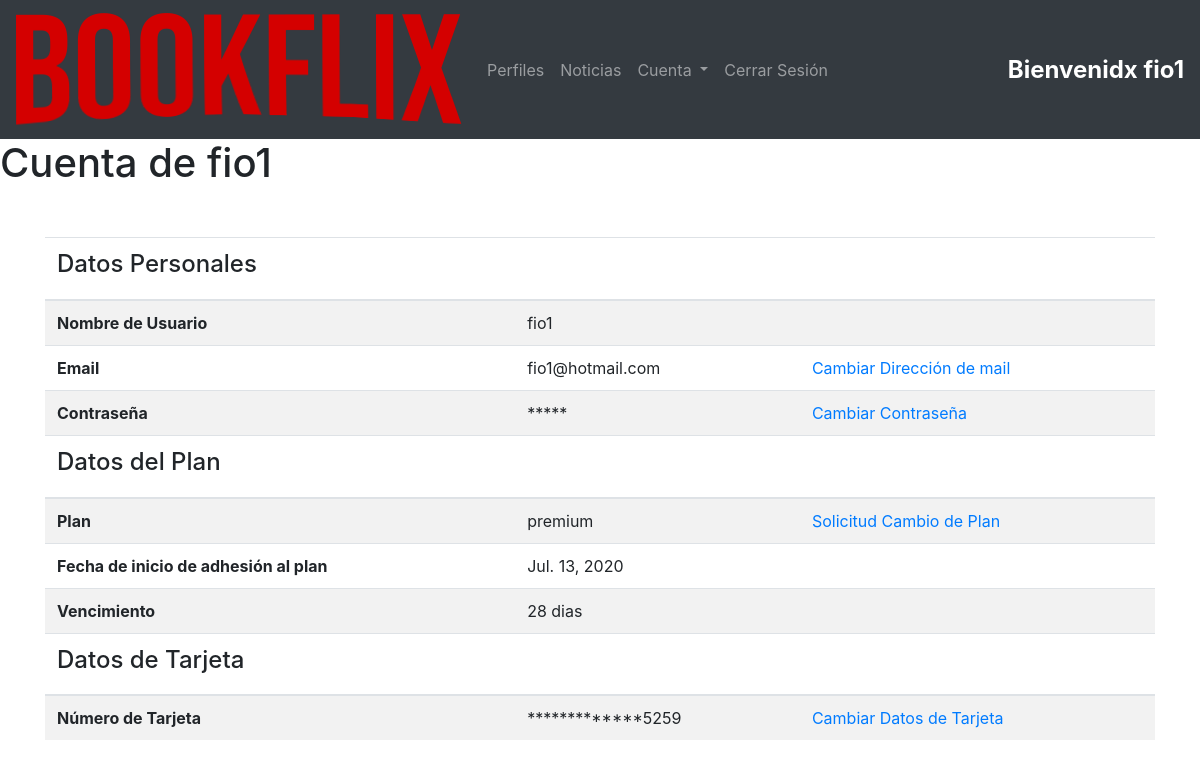
/datos_personales/ (signed in), run on the app's committed database.
### appBookflix/models.py (models this page shows, shortened)
class Account(AbstractBaseUser):
    free='free'
    normal='normal'
    premium='premium'
    admin = 'admin'
    AC_CHOICES= (
        (free, 'free'),
        (normal, 'normal'),
        (premium, 'premium'),
        (admin, 'admin')
    )
    email = models.EmailField(verbose_name='mail',max_length=60, unique=True)
    username = models.CharField("nombre de usuario", max_length=50, unique=True)
    date_joined = models.DateTimeField(verbose_name='date joined', auto_now_add=True)
    last_login = models.DateField(verbose_name='last login', auto_now=True)
    is_admin = models.BooleanField(default=False)
    is_active = models.BooleanField(default=True)
    is_staff = models.BooleanField(default=False)
    is_superuser = models.BooleanField(default=False)
    confirmo= models.BooleanField(default=False)
    plan = models.CharField( max_length=8, choices=AC_CHOICES, default=free)
    date_start_plan = models.DateField(blank=True, null=True, auto_now=False, auto_now_add=False)
    time_pay = models.IntegerField(default=0)
    objects = MyAccountManager()
    USERNAME_FIELD = 'email' #LE ESTOY INDICANDO QUE PARA LOGUEARSE TIENE QUE USAR EL EMAIL
    REQUIRED_FIELDS = ['username'] #ACÁ VAN LOS CAMPOS QUE QUIERO QUE SEAN REQUERIDO, CON COMAS LE AGREGO LOS QUE QUIERA
    def nombre(self):
        return self.username
    def tiempo_restante(self):
        tiempo_pagado = timedelta(days=self.time_pay)
        fecha_limite = tiempo_pagado + self.date_start_plan
        dias_restantes = fecha_limite - datetime.now().date()
        return dias_restantes.days
    class Meta:
        verbose_name = "Cuenta"
        verbose_name_plural = "Cuentas"

class CreditCards(models.Model):
    number = CardNumberField('numero')
    date_expiration= CardExpiryField('fecha de vencimiento')
    cod = SecurityCodeField('codigo de seguridad')
    card_name = models.CharField("nombre de tarjeta",max_length=50)
    bank = models.CharField(('banco'),max_length=50)
    user = models.OneToOneField(Account, on_delete=models.CASCADE,verbose_name="usuario")
    def ult4(self):
        mystr = str(self.number)
        return mystr[-4:]
    class Meta:
        verbose_name = "Tarjeta"
        verbose_name_plural = "Tarjetas"

### appBookflix/views.py (the view)
# urls.py: path('datos_personales/', datos_personales, name='datosPersonales'),
def datos_personales(request):
    context = {}
    perfiles = Profile.objects.filter(account = request.user)
    t= CreditCards.objects.get(user= request.user)
    context["tarjeta"]=t
    context["perfiles"]=perfiles
    return render(request, "appBookflix/datos_personales.html", context)

### appBookflix/templates/appBookflix/datos_personales.html (shortened to what this page needs)
{% extends 'appBookflix/perfil.html' %}
{% block content %}
<div class="container"
<div style="margin-top: 50px;">
    <table class="table table-striped">
        <tbody>
            <thead>
                <tr>
                    <th>
                        <h4>Datos Personales</h4>
                    </th>
                    <th></th>
                    <th></th>
                </tr>
            </thead>
            <tr>
                <th scope="row"> Nombre de Usuario</th>
                <td>{{request.user.username}}</td>
                <td></td>
            </tr>
            <tr>
                <th scope="row">Email</th>
                <td>{{request.user.email}}</td>
                <td><a href="/cambiar_email">Cambiar Dirección de mail</a></td>
            </tr>
            <tr>
                <th scope="row">Contraseña</th>
                <td>*****</td>
                <td><a href="/cambiar_contrasenia">Cambiar Contraseña</a></td>
            </tr>
            <thead>
                <tr>
                    <th>
                        <h4>Datos del Plan</h4>
                    </th>
                    <th></th>
                    <th></th>
                </tr>
            </thead>
            <tr>
                <th scope="row">Plan</th>
                <td>{{request.user.plan}}</td>
                <td><a href="/solicitar_cambio">Solicitud Cambio de Plan</a></td>
            </tr>
            {% if request.user.plan != "free" and request.user.plan != "normal" %}
            <tr>
                <th scope="row">Fecha de inicio de adhesión al plan</th>
                <td>{{request.user.date_start_plan}}</td>
                <td></td>
            </tr>
            <tr>
                <th scope="row">Vencimiento</th>
                <td>{{request.user.tiempo_restante}} dias</td>
                <td></td>
            </tr>
            {% endif %}
            <thead>
                <tr>
                    <th>
                        <h4>Datos de Tarjeta</h4>
                    </th>
                    <th></th>
                    <th></th>
                </tr>
            </thead>
            <tr>
                <th scope="row">Número de Tarjeta</th>
                <td>*************{{tarjeta.ult4}}</td>
                <td><a href="/cambiar_tarjeta">Cambiar Datos de Tarjeta</a></td>
            </tr>
        </tbody>
</div>
{% endblock %}

### appBookflix/templates/appBookflix/perfil.html (shortened to what this page needs)
<html>
<body>
    {% include "appBookflix/navbar.html" %}
    <h1>
        Cuenta de {{request.user.username}}
    </h1>
    {% block content %}{% endblock %}
</body>
</html>

### appBookflix/templates/appBookflix/navbar.html (shortened to what this page needs)
{% load static %}
{% load bootstrap4 %}
{% bootstrap_css %}
<nav class="navbar navbar-expand-lg navbar-dark bg-dark">
  <a class="navbar-brand" href="/">
    <img src="{% static '/images/bookflix.png' %}" alt="logo" width="" height="">
  </a>
 {% if not request.user.is_admin and request.user.is_active %}
 <div class="collapse navbar-collapse" id="navbarNav">
   <ul class="navbar-nav">
    <li class="nav-item">
      <a class="nav-link" href="/select_perfil">Perfiles</a>
    </li>
    <li class="nav-item">
      <a class="nav-link" href="/noticias">Noticias</a>
    </li>
    <li class="nav-item dropdown">
      <a class="nav-link dropdown-toggle" href="#" id="navbarDropdown" role="button" data-toggle="dropdown" aria-haspopup="true" aria-expanded="false">
        Cuenta
      </a>
    </li>
    <li><a class="nav-link" href="/logout">Cerrar Sesión</a></li>
  </ul>
  <span class="ml-auto" style="font-weight: bold;color: white !important;font-size: 1.5rem; " >
    Bienvenidx {{request.user.username}}
  </span>
{% endif %}
</nav>

### data on the page
Account: user.username "fio1", user.email "fio1@hotmail.com", user.plan "premium", user.date_start_plan "Jul. 13, 2020", user.tiempo_restante "28"
CreditCards: ult4 "5259"
